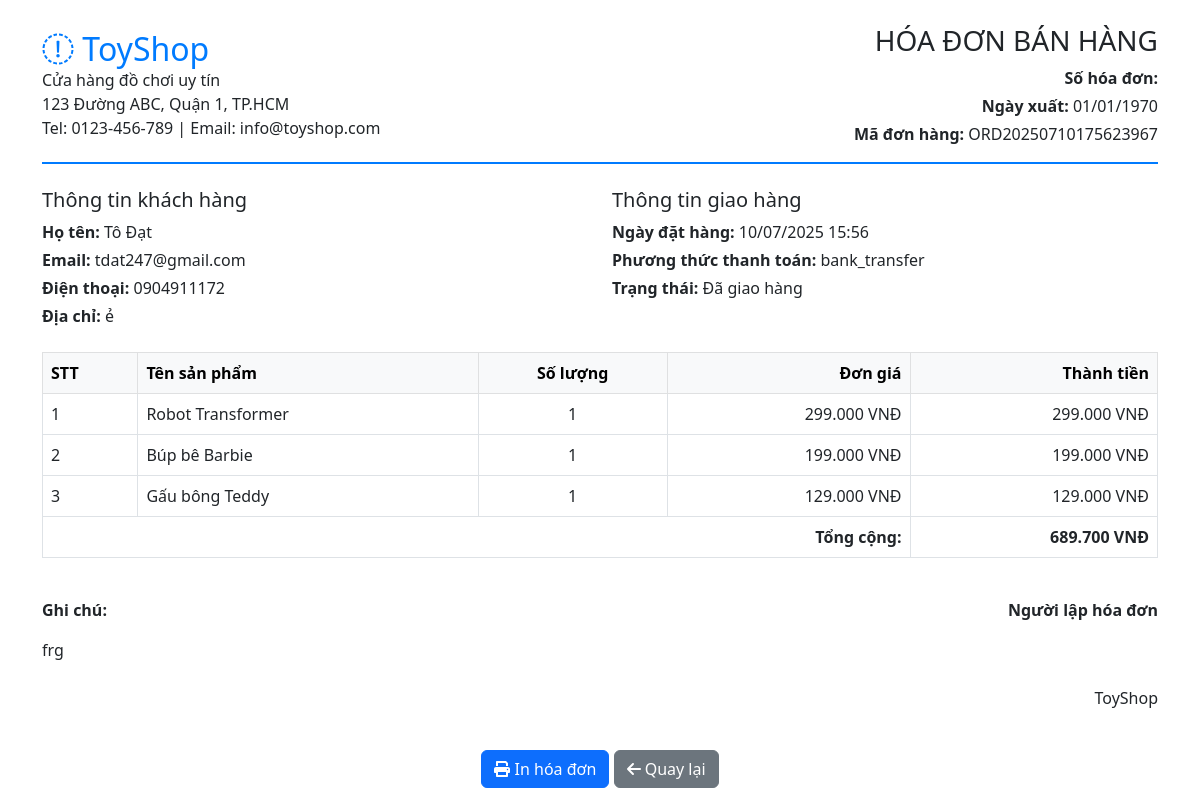
/customer/invoice.php?id=5 (signed in), run on the app's committed database.
### tables this page shows
CREATE TABLE `orders` (
  `id` int(11) NOT NULL,
  `customer_id` int(11) DEFAULT NULL,
  `order_code` varchar(50) NOT NULL,
  `total_amount` decimal(10,2) NOT NULL,
  `status` enum('pending','confirmed','shipping','delivered','cancelled') DEFAULT 'pending',
  `payment_method` varchar(50) DEFAULT NULL,
  `payment_status` enum('pending','paid','failed') DEFAULT 'pending',
  `shipping_address` text DEFAULT NULL,
  `notes` text DEFAULT NULL,
  `created_at` timestamp NOT NULL DEFAULT current_timestamp(),
  `discount_id` int(11) DEFAULT NULL
);

CREATE TABLE `customers` (
  `id` int(11) NOT NULL,
  `account_id` int(11) DEFAULT NULL,
  `full_name` varchar(100) NOT NULL,
  `email` varchar(100) NOT NULL,
  `phone` varchar(20) DEFAULT NULL,
  `address` text DEFAULT NULL,
  `avatar` varchar(255) DEFAULT NULL,
  `date_of_birth` date DEFAULT NULL,
  `gender` enum('male','female','other') DEFAULT NULL,
  `created_at` timestamp NOT NULL DEFAULT current_timestamp()
);

CREATE TABLE `order_details` (
  `id` int(11) NOT NULL,
  `order_id` int(11) DEFAULT NULL,
  `product_id` int(11) DEFAULT NULL,
  `quantity` int(11) NOT NULL,
  `price` decimal(10,2) NOT NULL,
  `total` decimal(10,2) NOT NULL
);

CREATE TABLE `products` (
  `id` int(11) NOT NULL,
  `name` varchar(200) NOT NULL,
  `description` text DEFAULT NULL,
  `price` decimal(10,2) NOT NULL,
  `sale_price` decimal(10,2) DEFAULT NULL,
  `category_id` int(11) DEFAULT NULL,
  `image` varchar(255) DEFAULT NULL,
  `stock_quantity` int(11) DEFAULT 0,
  `status` enum('active','inactive') DEFAULT 'active',
  `featured` tinyint(1) DEFAULT 0,
  `created_at` timestamp NOT NULL DEFAULT current_timestamp()
);

### config/database.php (called while the page is built, shortened)
<?php
$conn = new mysqli(DB_HOST, DB_USER, DB_PASS, DB_NAME);
$conn->set_charset("utf8mb4");
function executeQuery($sql, $params = []) {
    global $conn;
    $stmt = $conn->prepare($sql);
    if (!empty($params)) {
        $types = '';
        foreach ($params as $param) {
            if (is_int($param)) {
                $types .= 'i';
            } elseif (is_float($param)) {
                $types .= 'd';
            } elseif (is_string($param)) {
                $types .= 's';
            } else {
                $types .= 's';
            }
        }
        if (!$stmt->bind_param($types, ...$params)) {
            error_log("Binding parameters failed: " . $stmt->error);
            $stmt->close();
            return false;
        }
    }
    if (!$stmt->execute()) {
        error_log("Execute failed: " . $stmt->error);
        $stmt->close();
        return false;
    }
    if (strpos(strtoupper($sql), 'SELECT') === 0) {
        $result = $stmt->get_result();
        return $result;
    }
    return true;
}
function fetchOne($sql, $params = []) {
    $result = executeQuery($sql, $params);
    if ($result && $result !== true) {
        return $result->fetch_assoc();
    }
    return null;
}
function fetchAll($sql, $params = []) {
    $result = executeQuery($sql, $params);
    $data = [];
    if ($result && $result !== true) {
        while ($row = $result->fetch_assoc()) {
            $data[] = $row;
        }
    }
    return $data;
}
?>

### includes/functions.php (called while the page is built, shortened)
<?php
function formatMoney($amount) {
    return number_format($amount, 0, ',', '.') . ' VNĐ';
}
?>

### customer/invoice.php (the view, shortened to what this page needs)
<?php
require_once '../config/database.php';
require_once '../includes/functions.php';
$customer_id = $_SESSION['customer_id'];
$order_id = (int)$_GET['id'];
$order = fetchOne("SELECT o.*, c.full_name, c.email, c.phone, c.address
                   FROM orders o
                   JOIN customers c ON o.customer_id = c.id
                   WHERE o.id = ? AND o.customer_id = ? AND o.status IN ('confirmed', 'delivered')",
                  [$order_id, $customer_id]);
$orderDetails = fetchAll("SELECT od.*, p.name
                          FROM order_details od
                          JOIN products p ON od.product_id = p.id
                          WHERE od.order_id = ?", [$order_id]);
$invoice = fetchOne("SELECT * FROM invoices WHERE order_id = ?", [$order_id]);
if (!$invoice) {
    $invoice = fetchOne("SELECT * FROM invoices WHERE order_id = ?", [$order_id]);
}
?>
<!DOCTYPE html>
<html lang="vi">
<head>
    <link href="https://cdn.jsdelivr.net/npm/bootstrap@5.3.0/dist/css/bootstrap.min.css" rel="stylesheet">
</head>
<body>
    <div class="container py-4">
        <div class="row">
            <div class="col-12">
                <div class="invoice-header pb-3 mb-4">
                    <div class="row align-items-center">
                        <div class="col-md-6">
                            <h2 class="company-info mb-0">
                                <i class="fas fa-toy-brick"></i> ToyShop
                            </h2>
                            <p class="mb-0">Cửa hàng đồ chơi uy tín</p>
                            <p class="mb-0">123 Đường ABC, Quận 1, TP.HCM</p>
                            <p class="mb-0">Tel: 0123-456-789 | Email: info@toyshop.com</p>
                        </div>
                        <div class="col-md-6 text-end">
                            <h3>HÓA ĐƠN BÁN HÀNG</h3>
                            <p class="mb-1"><strong>Số hóa đơn:</strong> <?php echo $invoice['invoice_number']; ?></p>
                            <p class="mb-1"><strong>Ngày xuất:</strong> <?php echo date('d/m/Y', strtotime($invoice['issue_date'])); ?></p>
                            <p class="mb-0"><strong>Mã đơn hàng:</strong> <?php echo $order['order_code']; ?></p>
                        </div>
                    </div>
                </div>
                <div class="row mb-4">
                    <div class="col-md-6">
                        <h5>Thông tin khách hàng</h5>
                        <p class="mb-1"><strong>Họ tên:</strong> <?php echo $order['full_name']; ?></p>
                        <p class="mb-1"><strong>Email:</strong> <?php echo $order['email']; ?></p>
                        <p class="mb-1"><strong>Điện thoại:</strong> <?php echo $order['phone']; ?></p>
                        <p class="mb-0"><strong>Địa chỉ:</strong> <?php echo $order['shipping_address']; ?></p>
                    </div>
                    <div class="col-md-6">
                        <h5>Thông tin giao hàng</h5>
                        <p class="mb-1"><strong>Ngày đặt hàng:</strong> <?php echo date('d/m/Y H:i', strtotime($order['created_at'])); ?></p>
                        <p class="mb-1"><strong>Phương thức thanh toán:</strong> <?php echo $order['payment_method'] ?: 'Thanh toán khi nhận hàng'; ?></p>
                        <p class="mb-0"><strong>Trạng thái:</strong>
                            <?php
                            echo match($order['status']) {
                                'confirmed' => 'Đã xác nhận',
                                'delivered' => 'Đã giao hàng',
                                default => 'Đang xử lý'
                            };
                            ?>
                        </p>
                    </div>
                </div>
                <div class="table-responsive mb-4">
                    <table class="table table-bordered">
                        <thead class="table-light">
                            <tr>
                                <th>STT</th>
                                <th>Tên sản phẩm</th>
                                <th class="text-center">Số lượng</th>
                                <th class="text-end">Đơn giá</th>
                                <th class="text-end">Thành tiền</th>
                            </tr>
                        </thead>
                        <tbody>
                            <?php foreach ($orderDetails as $index => $detail): ?>
                                <tr>
                                    <td><?php echo $index + 1; ?></td>
                                    <td><?php echo $detail['name']; ?></td>
                                    <td class="text-center"><?php echo $detail['quantity']; ?></td>
                                    <td class="text-end"><?php echo formatMoney($detail['price']); ?></td>
                                    <td class="text-end"><?php echo formatMoney($detail['total']); ?></td>
                                </tr>
                            <?php endforeach; ?>
                        </tbody>
                        <tfoot>
                            <tr>
                                <th colspan="4" class="text-end">Tổng cộng:</th>
                                <th class="text-end"><?php echo formatMoney($order['total_amount']); ?></th>
                            </tr>
                        </tfoot>
                    </table>
                </div>
                <div class="row">
                    <div class="col-md-6">
                        <p><strong>Ghi chú:</strong></p>
                        <p><?php echo $order['notes'] ?: 'Không có ghi chú'; ?></p>
                    </div>
                    <div class="col-md-6 text-end">
                        <p><strong>Người lập hóa đơn</strong></p>
                        <br><br>
                        <p>ToyShop</p>
                    </div>
                </div>
                <div class="text-center mt-4 no-print">
                    <button onclick="window.print()" class="btn btn-primary">
                        <i class="fas fa-print"></i> In hóa đơn
                    </button>
                    <a href="my_orders.php" class="btn btn-secondary">
                        <i class="fas fa-arrow-left"></i> Quay lại
                    </a>
                </div>
            </div>
        </div>
    </div>
</body>
</html>

### customer/invoice.php (style rules this page uses)
.invoice-header { border-bottom: 2px solid #007bff; }
.company-info { color: #007bff; }

### data on the page
orders: order_code "ORD20250710175623967", customer.full_name "Tô Đạt", customer.email "tdat247@gmail.com", customer.phone "0904911172", shipping_address "ẻ", created_at "10/07/2025 15:56", payment_method "bank_transfer", status "Đã giao hàng", total_amount "689.700 VNĐ", notes "frg"
order_details: product.name "Robot Transformer", quantity "1", price "299.000 VNĐ", total "299.000 VNĐ"
order_details: product.name "Búp bê Barbie", quantity "1", price "199.000 VNĐ", total "199.000 VNĐ"
order_details: product.name "Gấu bông Teddy", quantity "1", price "129.000 VNĐ", total "129.000 VNĐ"

### other printed values
date('d/m/Y', strtotime($invoice['issue_date'])) "01/01/1970"
